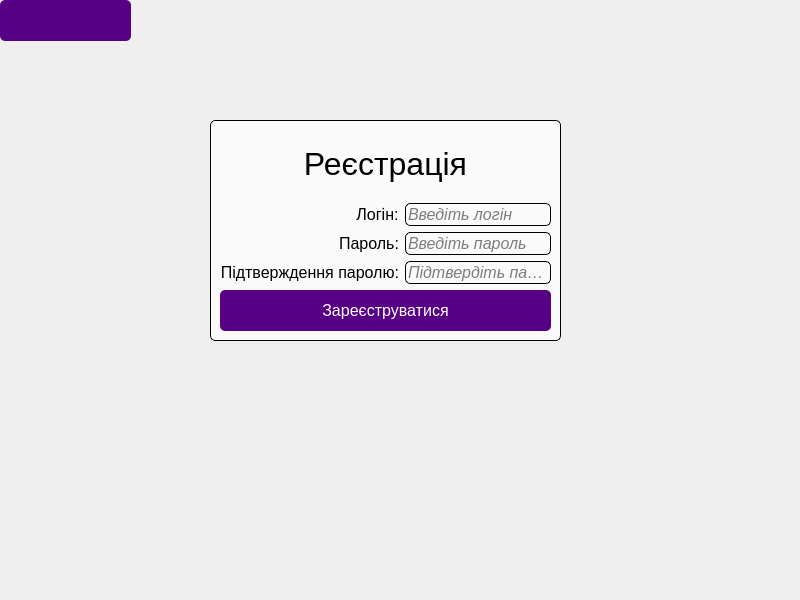
<?xml version="1.0" encoding="UTF-8"?>
<ui version="4.0">
 <class>registration</class>
 <widget class="QMainWindow" name="registration">
  <property name="geometry">
   <rect>
    <x>0</x>
    <y>0</y>
    <width>800</width>
    <height>600</height>
   </rect>
  </property>
  <property name="windowTitle">
   <string>MainWindow</string>
  </property>
  <widget class="QWidget" name="centralwidget">
   <widget class="QPushButton" name="pushButton_2">
    <property name="geometry">
     <rect>
      <x>0</x>
      <y>0</y>
      <width>131</width>
      <height>41</height>
     </rect>
    </property>
    <property name="font">
     <font>
      <family>Arial</family>
      <pointsize>-1</pointsize>
     </font>
    </property>
    <property name="styleSheet">
     <string notr="true">#pushButton_2 {
    background-color:rgb(87, 0, 134);
    color: white;
    font-size: 16px;
    padding: 10px;
    border-radius: 5px;
}

#pushButton_2:hover {
    background-color:rgb(0, 238, 255);
}

#pushButton_2:pressed {
    background-color:rgb(255, 255, 255);
}
</string>
    </property>
    <property name="text">
     <string/>
    </property>
   </widget>
   <widget class="QWidget" name="widget" native="true">
    <property name="geometry">
     <rect>
      <x>0</x>
      <y>0</y>
      <width>800</width>
      <height>600</height>
     </rect>
    </property>
    <property name="styleSheet">
     <string notr="true">background-image: url(:/images/Back1.png);</string>
    </property>
   </widget>
   <widget class="QWidget" name="layoutWidget">
    <property name="geometry">
     <rect>
      <x>210</x>
      <y>120</y>
      <width>351</width>
      <height>221</height>
     </rect>
    </property>
    <layout class="QVBoxLayout" name="verticalLayout_2">
     <item>
      <widget class="QGroupBox" name="groupBox">
       <property name="styleSheet">
        <string notr="true">background-color: rgb(250, 250, 250);
border-radius: 5px;
border: 1px solid black;</string>
       </property>
       <property name="title">
        <string/>
       </property>
       <layout class="QVBoxLayout" name="verticalLayout">
        <item>
         <widget class="QLabel" name="label_4">
          <property name="font">
           <font>
            <family>Arial</family>
            <pointsize>24</pointsize>
           </font>
          </property>
          <property name="styleSheet">
           <string notr="true">border: none;</string>
          </property>
          <property name="text">
           <string>Реєстрація</string>
          </property>
          <property name="alignment">
           <set>Qt::AlignmentFlag::AlignCenter</set>
          </property>
         </widget>
        </item>
        <item>
         <layout class="QFormLayout" name="formLayout">
          <property name="labelAlignment">
           <set>Qt::AlignmentFlag::AlignRight|Qt::AlignmentFlag::AlignTrailing|Qt::AlignmentFlag::AlignVCenter</set>
          </property>
          <property name="formAlignment">
           <set>Qt::AlignmentFlag::AlignLeading|Qt::AlignmentFlag::AlignLeft|Qt::AlignmentFlag::AlignTop</set>
          </property>
          <item row="0" column="0">
           <widget class="QLabel" name="label">
            <property name="font">
             <font>
              <family>Arial</family>
              <pointsize>12</pointsize>
             </font>
            </property>
            <property name="styleSheet">
             <string notr="true">border: none;</string>
            </property>
            <property name="text">
             <string>Логін:</string>
            </property>
            <property name="alignment">
             <set>Qt::AlignmentFlag::AlignCenter</set>
            </property>
           </widget>
          </item>
          <item row="2" column="0">
           <widget class="QLabel" name="label_3">
            <property name="font">
             <font>
              <family>Arial</family>
              <pointsize>12</pointsize>
             </font>
            </property>
            <property name="styleSheet">
             <string notr="true">border: none;</string>
            </property>
            <property name="text">
             <string>Підтверждення паролю:</string>
            </property>
            <property name="alignment">
             <set>Qt::AlignmentFlag::AlignRight|Qt::AlignmentFlag::AlignTrailing|Qt::AlignmentFlag::AlignVCenter</set>
            </property>
            <property name="wordWrap">
             <bool>true</bool>
            </property>
           </widget>
          </item>
          <item row="0" column="1">
           <widget class="QLineEdit" name="login">
            <property name="minimumSize">
             <size>
              <width>0</width>
              <height>21</height>
             </size>
            </property>
            <property name="font">
             <font>
              <family>Arial</family>
              <pointsize>12</pointsize>
              <italic>true</italic>
             </font>
            </property>
            <property name="styleSheet">
             <string notr="true">border: 1px solid black;
font-style: italic;</string>
            </property>
            <property name="placeholderText">
             <string>Введіть логін</string>
            </property>
           </widget>
          </item>
          <item row="1" column="1">
           <widget class="QLineEdit" name="password">
            <property name="minimumSize">
             <size>
              <width>0</width>
              <height>21</height>
             </size>
            </property>
            <property name="font">
             <font>
              <family>Arial</family>
              <pointsize>12</pointsize>
              <italic>true</italic>
             </font>
            </property>
            <property name="styleSheet">
             <string notr="true">border: 1px solid black;
font-style: italic;



</string>
            </property>
            <property name="placeholderText">
             <string>Введіть пароль</string>
            </property>
           </widget>
          </item>
          <item row="2" column="1">
           <widget class="QLineEdit" name="password_conf">
            <property name="enabled">
             <bool>true</bool>
            </property>
            <property name="sizePolicy">
             <sizepolicy hsizetype="Expanding" vsizetype="Minimum">
              <horstretch>0</horstretch>
              <verstretch>0</verstretch>
             </sizepolicy>
            </property>
            <property name="font">
             <font>
              <family>Arial</family>
              <pointsize>12</pointsize>
              <italic>true</italic>
             </font>
            </property>
            <property name="styleSheet">
             <string notr="true">border: 1px solid black;
font-style: italic;
</string>
            </property>
            <property name="alignment">
             <set>Qt::AlignmentFlag::AlignLeading|Qt::AlignmentFlag::AlignLeft|Qt::AlignmentFlag::AlignVCenter</set>
            </property>
            <property name="placeholderText">
             <string>Підтвердіть пароль</string>
            </property>
           </widget>
          </item>
          <item row="1" column="0">
           <widget class="QLabel" name="label_2">
            <property name="font">
             <font>
              <family>Arial</family>
              <pointsize>12</pointsize>
             </font>
            </property>
            <property name="mouseTracking">
             <bool>false</bool>
            </property>
            <property name="layoutDirection">
             <enum>Qt::LayoutDirection::LeftToRight</enum>
            </property>
            <property name="styleSheet">
             <string notr="true">border: none</string>
            </property>
            <property name="text">
             <string>Пароль:</string>
            </property>
            <property name="alignment">
             <set>Qt::AlignmentFlag::AlignRight|Qt::AlignmentFlag::AlignTrailing|Qt::AlignmentFlag::AlignVCenter</set>
            </property>
           </widget>
          </item>
         </layout>
        </item>
        <item>
         <widget class="QPushButton" name="pushButton">
          <property name="minimumSize">
           <size>
            <width>0</width>
            <height>41</height>
           </size>
          </property>
          <property name="font">
           <font>
            <family>Arial</family>
            <pointsize>-1</pointsize>
           </font>
          </property>
          <property name="styleSheet">
           <string notr="true">#pushButton {
    background-color:rgb(87, 0, 134);
    color: white;
    font-size: 16px;
    padding: 10px;
    border-radius: 5px;
	border: none;
}

#pushButton:hover {
    background-color:rgb(0, 238, 255);
}

#pushButton:pressed {
    background-color:rgb(255, 255, 255);
}
</string>
          </property>
          <property name="text">
           <string>Зареєструватися</string>
          </property>
         </widget>
        </item>
       </layout>
      </widget>
     </item>
    </layout>
   </widget>
   <zorder>widget</zorder>
   <zorder>layoutWidget</zorder>
   <zorder>pushButton_2</zorder>
  </widget>
 </widget>
 <resources/>
 <connections/>
</ui>
